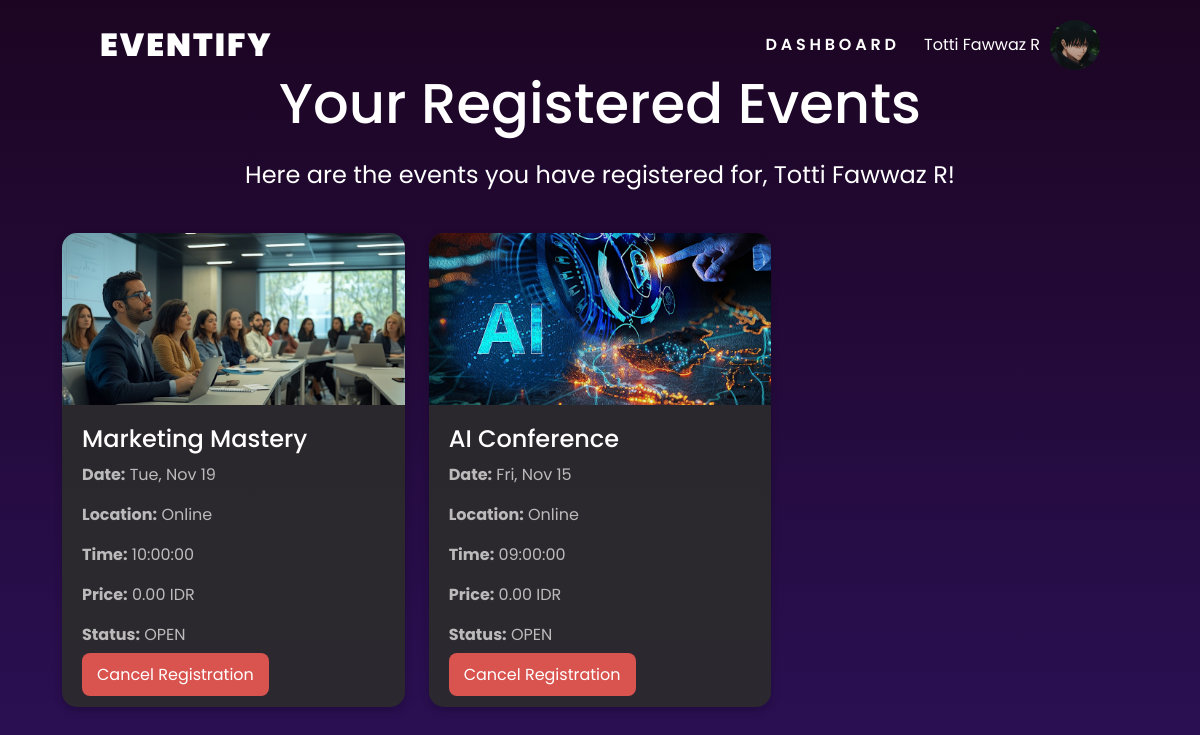
Page /your_tickets.php (signed in) on the committed database.
### tables this page shows
CREATE TABLE `users` (
  `id` int(11) NOT NULL,
  `name` varchar(100) NOT NULL,
  `email` varchar(100) NOT NULL,
  `password` varchar(255) NOT NULL,
  `created_at` timestamp NOT NULL DEFAULT current_timestamp(),
  `profile_image` varchar(255) DEFAULT 'fotoguest.jpeg'
);

CREATE TABLE `events` (
  `id` int(11) NOT NULL,
  `title` varchar(255) NOT NULL,
  `description` text DEFAULT NULL,
  `date` date DEFAULT NULL,
  `time` time DEFAULT NULL,
  `location` varchar(255) DEFAULT NULL,
  `price` decimal(10,2) DEFAULT NULL,
  `image` varchar(255) DEFAULT NULL,
  `max_participants` int(11) NOT NULL,
  `current_participants` int(11) DEFAULT 0,
  `status` varchar(50) NOT NULL DEFAULT 'Open',
  `total_tickets` int(11) DEFAULT NULL
);

### your_tickets.php (the view, shortened to what this page needs)
<?php
include 'database.php';
$user_id = $_SESSION['user_id'];
$sql = "SELECT name, profile_image FROM users WHERE id = ?";
$stmt = $conn->prepare($sql);
$stmt->bind_param('i', $user_id);
$stmt->execute();
$result = $stmt->get_result();
$user = $result->fetch_assoc();
$user_name = isset($user['name']) ? $user['name'] : 'User';
$profile_image = !empty($user['profile_image']) ? 'uploads/' . basename($user['profile_image']) : 'images/fotoguest.jpeg';
?>
<!DOCTYPE html>
<html lang="en">
<head>
    <link href="https://cdn.jsdelivr.net/npm/bootstrap@5.1.3/dist/css/bootstrap.min.css" rel="stylesheet">
    <link href="https://cdn.jsdelivr.net/npm/sweetalert2@11.7.1/dist/sweetalert2.min.css" rel="stylesheet">
</head>
<body>
<header>
    <a href="index.php" class="logo">EVENTIFY</a>
    <div class="profile-dropdown">
        <a href="dashboard_user.php" class="text-white mx-3" style="text-decoration: none;">D A S H B O A R D</a>
        <span class="text-white"><?php echo $user_name; ?></span>
        <img src="<?php echo $profile_image; ?>" alt="Profile" class="rounded-circle" data-bs-toggle="dropdown" aria-expanded="false">
    </div>
</header>
    <div class="sec" id="sec">
        <h2>Your Registered Events</h2>
        <p class="welcome-message">Here are the events you have registered for, <?php echo $user_name; ?>!</p>
        <div class="container">
            <div class="row">
                <?php
                include 'database.php';
                $sql = "SELECT events.* FROM events
                        JOIN user_tickets ON events.id = user_tickets.event_id
                        WHERE user_tickets.user_id = ?";
                $stmt = $conn->prepare($sql);
                $stmt->bind_param('i', $user_id);
                $stmt->execute();
                $result = $stmt->get_result();
                if ($result->num_rows > 0) {
                    while ($row = $result->fetch_assoc()) {
                        echo '<div class="col-md-4">';
                        echo '<div class="event-card">';
                        echo '<img src="' . $row["image"] . '" class="d-block w-100" alt="' . $row["title"] . '">';
                        echo '<div class="event-info">';
                        echo '<h3>' . $row["title"] . '</h3>';
                        echo '<p><strong>Date:</strong> ' . date('D, M d', strtotime($row["date"])) . '</p>';
                        echo '<p><strong>Location:</strong> ' . $row["location"] . '</p>';
                        echo '<p><strong>Time:</strong> ' . $row["time"] . '</p>';
                        echo '<p><strong>Price:</strong> ' . number_format($row["price"], 2) . ' IDR</p>';
                        echo '<p class="status"><strong>Status:</strong> OPEN</p>';
                        echo '<div class="event-actions">';
                        echo '<a href="javascript:void(0);" onclick="confirmCancel(' . $row["id"] . ');" class="cancel-btn">Cancel Registration</a>';
                        echo '</div>';
                        echo '</div>';
                        echo '</div>';
                        echo '</div>';
                    }
                } else {
                    echo '<p>No registered events found</p>';
                }
                ?>
            </div>
        </div>
    </div>
</body>
</html>

### your_tickets.php (style rules this page uses)
* { margin: 0; padding: 0; box-sizing: border-box; font-family: 'Poppins', sans-serif; scroll-behavior: smooth; }
body { min-height: 100vh; overflow-x: hidden; background: linear-gradient(#2b1055, #7598de); }
header { position: absolute; top: 0; left: 0; width: 100%; padding: 20px 100px; display: flex; justify-content: space-between; align-items: center; z-index: 10000; }
header .logo { color: #fff; font-weight: 900 !important; text-decoration: none; font-size: 2em; text-transform: uppercase; letter-spacing: 2px; }
header .profile-dropdown { position: relative; display: flex; align-items: center; }
header .profile-dropdown img { width: 50px; height: 50px; border-radius: 50%; object-fit: cover; cursor: pointer; margin-left: 10px; }
.profile-dropdown a { font-weight: 600; color: white; text-decoration: none; margin-right: 15px; border: 2px solid transparent; padding: 5px 10px; border-radius: 25px; transition: all 0.3s ease; }
.sec { position: relative; padding: 50px 50px; background: linear-gradient(to bottom, #1c0522, #2b1055); }
.sec h2 { font-size: 3.5em; margin-bottom: 20px; margin-top: 20px; color: #fff; text-align: center; }
.welcome-message { font-size: 1.5em; color: #fff; text-align: center; margin-bottom: 40px; }
.event-card { background-color: rgba(44, 44, 44, 0.9); border-radius: 15px; overflow: hidden; box-shadow: 0 4px 8px rgba(0, 0, 0, 0.2); transition: all 0.3s ease-in-out; margin-bottom: 15.5px; }
.event-card img { width: 100%; height: auto; }
.event-card .event-info { padding: 20px; text-align: left; }
.event-card .event-info h3 { font-size: 1.5em; color: #fff; margin-bottom: 10px; }
.event-card .event-info p { color: #bbb; font-size: 1em; }
.cancel-btn { background-color: #d9534f; color: #fff; padding: 10px 15px; border-radius: 8px; text-decoration: none; transition: background-color 0.3s ease; }

### rows in the picture
users: name "Totti Fawwaz R", profile_image (picture)
events: image (picture), title "Marketing Mastery", date "Tue, Nov 19", location "Online", time "10:00:00", price "0.00"
events: image (picture), title "AI Conference", date "Fri, Nov 15", location "Online", time "09:00:00", price "0.00"
